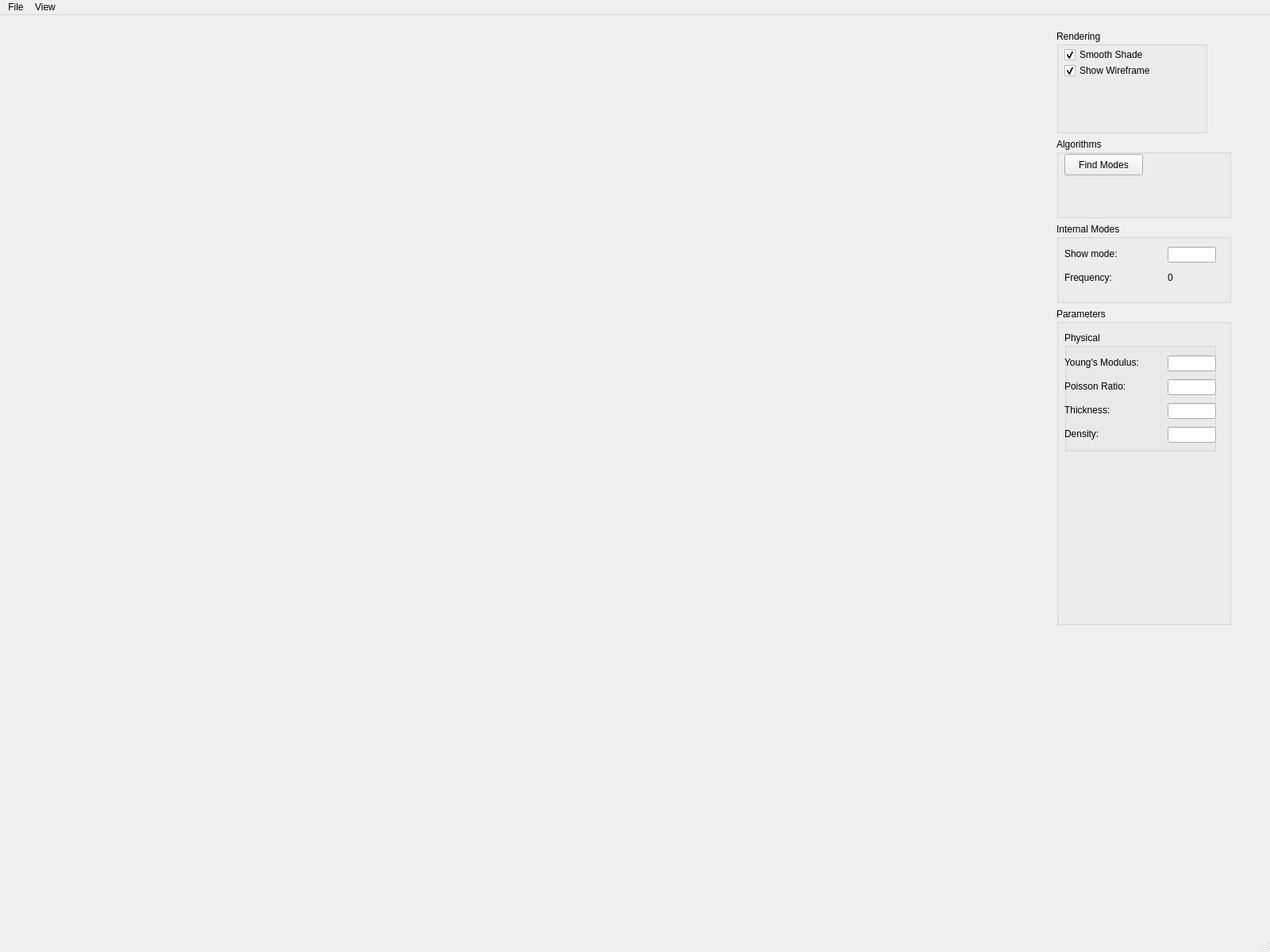
<?xml version="1.0" encoding="UTF-8"?>
<ui version="4.0">
 <class>MainWindow</class>
 <widget class="QMainWindow" name="MainWindow">
  <property name="geometry">
   <rect>
    <x>0</x>
    <y>0</y>
    <width>1600</width>
    <height>1200</height>
   </rect>
  </property>
  <property name="baseSize">
   <size>
    <width>0</width>
    <height>0</height>
   </size>
  </property>
  <property name="windowTitle">
   <string>MainWindow</string>
  </property>
  <widget class="QWidget" name="centralwidget">
   <layout class="QHBoxLayout" name="horizontalLayout">
    <item>
     <widget class="GLWidget" name="GLwidget" native="true">
      <property name="minimumSize">
       <size>
        <width>100</width>
        <height>100</height>
       </size>
      </property>
     </widget>
    </item>
    <item>
     <widget class="QWidget" name="widget" native="true">
      <property name="minimumSize">
       <size>
        <width>310</width>
        <height>310</height>
       </size>
      </property>
      <property name="maximumSize">
       <size>
        <width>190</width>
        <height>16777215</height>
       </size>
      </property>
      <widget class="QWidget" name="verticalLayoutWidget">
       <property name="geometry">
        <rect>
         <x>50</x>
         <y>10</y>
         <width>220</width>
         <height>750</height>
        </rect>
       </property>
       <layout class="QVBoxLayout" name="verticalLayout_9">
        <item>
         <widget class="QGroupBox" name="renderingBox">
          <property name="minimumSize">
           <size>
            <width>190</width>
            <height>130</height>
           </size>
          </property>
          <property name="maximumSize">
           <size>
            <width>170</width>
            <height>16777215</height>
           </size>
          </property>
          <property name="title">
           <string>Rendering</string>
          </property>
          <widget class="QCheckBox" name="smoothShadeCheckBox">
           <property name="geometry">
            <rect>
             <x>10</x>
             <y>20</y>
             <width>131</width>
             <height>22</height>
            </rect>
           </property>
           <property name="text">
            <string>Smooth Shade</string>
           </property>
           <property name="checked">
            <bool>true</bool>
           </property>
          </widget>
          <widget class="QCheckBox" name="wireframeCheckBox">
           <property name="geometry">
            <rect>
             <x>10</x>
             <y>40</y>
             <width>151</width>
             <height>22</height>
            </rect>
           </property>
           <property name="text">
            <string>Show Wireframe</string>
           </property>
           <property name="checked">
            <bool>true</bool>
           </property>
          </widget>
         </widget>
        </item>
        <item>
         <widget class="QGroupBox" name="algorithmsBox">
          <property name="minimumSize">
           <size>
            <width>0</width>
            <height>100</height>
           </size>
          </property>
          <property name="title">
           <string>Algorithms</string>
          </property>
          <widget class="QPushButton" name="findModeButton">
           <property name="geometry">
            <rect>
             <x>10</x>
             <y>20</y>
             <width>99</width>
             <height>27</height>
            </rect>
           </property>
           <property name="text">
            <string>Find Modes</string>
           </property>
          </widget>
         </widget>
        </item>
        <item>
         <widget class="QGroupBox" name="modeBox">
          <property name="minimumSize">
           <size>
            <width>0</width>
            <height>100</height>
           </size>
          </property>
          <property name="title">
           <string>Internal Modes</string>
          </property>
          <widget class="QLabel" name="showModeLabel">
           <property name="geometry">
            <rect>
             <x>10</x>
             <y>30</y>
             <width>121</width>
             <height>17</height>
            </rect>
           </property>
           <property name="text">
            <string>Show mode:</string>
           </property>
          </widget>
          <widget class="QLineEdit" name="showModelEdit">
           <property name="geometry">
            <rect>
             <x>140</x>
             <y>30</y>
             <width>61</width>
             <height>20</height>
            </rect>
           </property>
          </widget>
          <widget class="QLabel" name="freqLabel">
           <property name="geometry">
            <rect>
             <x>10</x>
             <y>60</y>
             <width>101</width>
             <height>17</height>
            </rect>
           </property>
           <property name="text">
            <string>Frequency:</string>
           </property>
          </widget>
          <widget class="QLabel" name="freqText">
           <property name="geometry">
            <rect>
             <x>140</x>
             <y>60</y>
             <width>101</width>
             <height>17</height>
            </rect>
           </property>
           <property name="text">
            <string>0</string>
           </property>
          </widget>
         </widget>
        </item>
        <item>
         <widget class="QGroupBox" name="parameterBox">
          <property name="minimumSize">
           <size>
            <width>0</width>
            <height>400</height>
           </size>
          </property>
          <property name="title">
           <string>Parameters</string>
          </property>
          <widget class="QGroupBox" name="physicalBox">
           <property name="geometry">
            <rect>
             <x>10</x>
             <y>30</y>
             <width>191</width>
             <height>151</height>
            </rect>
           </property>
           <property name="autoFillBackground">
            <bool>false</bool>
           </property>
           <property name="title">
            <string>Physical</string>
           </property>
           <property name="flat">
            <bool>false</bool>
           </property>
           <widget class="QLabel" name="youngsModulusLabel">
            <property name="geometry">
             <rect>
              <x>0</x>
              <y>30</y>
              <width>121</width>
              <height>17</height>
             </rect>
            </property>
            <property name="text">
             <string>Young's Modulus:</string>
            </property>
           </widget>
           <widget class="QLineEdit" name="youngsModulusEdit">
            <property name="geometry">
             <rect>
              <x>130</x>
              <y>30</y>
              <width>61</width>
              <height>20</height>
             </rect>
            </property>
           </widget>
           <widget class="QLabel" name="poissonRatioLabel">
            <property name="geometry">
             <rect>
              <x>0</x>
              <y>60</y>
              <width>121</width>
              <height>17</height>
             </rect>
            </property>
            <property name="text">
             <string>Poisson Ratio:</string>
            </property>
           </widget>
           <widget class="QLineEdit" name="poissonRatioEdit">
            <property name="geometry">
             <rect>
              <x>130</x>
              <y>60</y>
              <width>61</width>
              <height>20</height>
             </rect>
            </property>
           </widget>
           <widget class="QLabel" name="thicknessLabel">
            <property name="geometry">
             <rect>
              <x>0</x>
              <y>90</y>
              <width>121</width>
              <height>17</height>
             </rect>
            </property>
            <property name="text">
             <string>Thickness:</string>
            </property>
           </widget>
           <widget class="QLineEdit" name="thicknessEdit">
            <property name="geometry">
             <rect>
              <x>130</x>
              <y>90</y>
              <width>61</width>
              <height>20</height>
             </rect>
            </property>
           </widget>
           <widget class="QLabel" name="densityLabel">
            <property name="geometry">
             <rect>
              <x>0</x>
              <y>120</y>
              <width>67</width>
              <height>17</height>
             </rect>
            </property>
            <property name="text">
             <string>Density:</string>
            </property>
           </widget>
           <widget class="QLineEdit" name="densityEdit">
            <property name="geometry">
             <rect>
              <x>130</x>
              <y>120</y>
              <width>61</width>
              <height>20</height>
             </rect>
            </property>
           </widget>
          </widget>
         </widget>
        </item>
       </layout>
      </widget>
     </widget>
    </item>
   </layout>
  </widget>
  <widget class="QMenuBar" name="menubar">
   <property name="geometry">
    <rect>
     <x>0</x>
     <y>0</y>
     <width>1600</width>
     <height>25</height>
    </rect>
   </property>
   <widget class="QMenu" name="menuVViewer">
    <property name="title">
     <string>File</string>
    </property>
    <addaction name="actionImport_OBJ"/>
    <addaction name="actionExit"/>
   </widget>
   <widget class="QMenu" name="menuView">
    <property name="title">
     <string>View</string>
    </property>
    <addaction name="actionReset_Camera"/>
    <addaction name="actionTake_Screenshot"/>
    <addaction name="actionExport_OBJ"/>
   </widget>
   <addaction name="menuVViewer"/>
   <addaction name="menuView"/>
  </widget>
  <widget class="QStatusBar" name="statusbar"/>
  <action name="actionExit">
   <property name="text">
    <string>Exit</string>
   </property>
  </action>
  <action name="actionReset_Camera">
   <property name="text">
    <string>Reset Camera</string>
   </property>
  </action>
  <action name="actionTake_Screenshot">
   <property name="text">
    <string>Take Screenshot</string>
   </property>
  </action>
  <action name="actionExport_OBJ">
   <property name="text">
    <string>Export 3D Mesh</string>
   </property>
  </action>
  <action name="actionImport_OBJ">
   <property name="text">
    <string>Import OBJ</string>
   </property>
  </action>
 </widget>
 <customwidgets>
  <customwidget>
   <class>GLWidget</class>
   <extends>QWidget</extends>
   <header>glwidget.h</header>
   <container>1</container>
  </customwidget>
 </customwidgets>
 <resources/>
 <connections/>
</ui>
